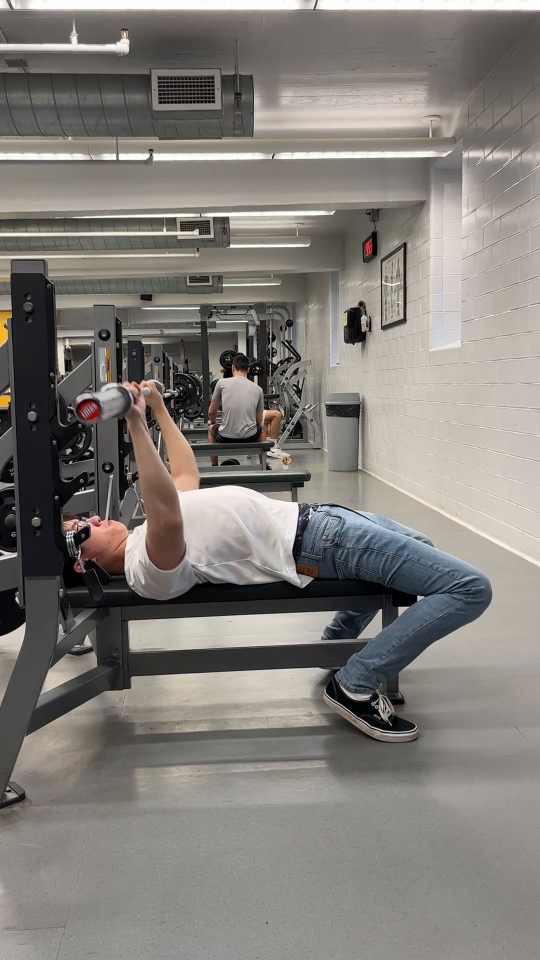
#> input picture frame 6 of ml/videos/billygoodred.mp4, 1080 x 1920 px (shown at 1/2 size)
$ python hsvoptimization.py
#> lines starting #> are read from the running program, lines starting #| are printed output that depends on the picture; after the words box and inside, x2 and y2 are one past the last pixel; in counts of white or black regions, pixels touching at a corner belong together
import cv2
import numpy as np

video = cv2.VideoCapture("videos/billygoodred.mp4")

while True:
    ret, frame = video.read()
#> frame is the input picture: shape (1920, 1080, 3); mean B, G, R 121.3, 126.2, 130.4

    if not ret:
        break

    hsv_image = cv2.cvtColor(frame, cv2.COLOR_BGR2HSV)
#> hsv_image: shape (1920, 1080, 3); mean H, S, V 29, 25.1, 131.4

    # Adjust these values based on your observations
    lower_red1 = np.array([0, 250, 50])
    upper_red1 = np.array([10, 255, 255])

    lower_red2 = np.array([170, 120, 50])
    upper_red2 = np.array([180, 255, 255])

    mask1 = cv2.inRange(hsv_image, lower_red1, upper_red1)
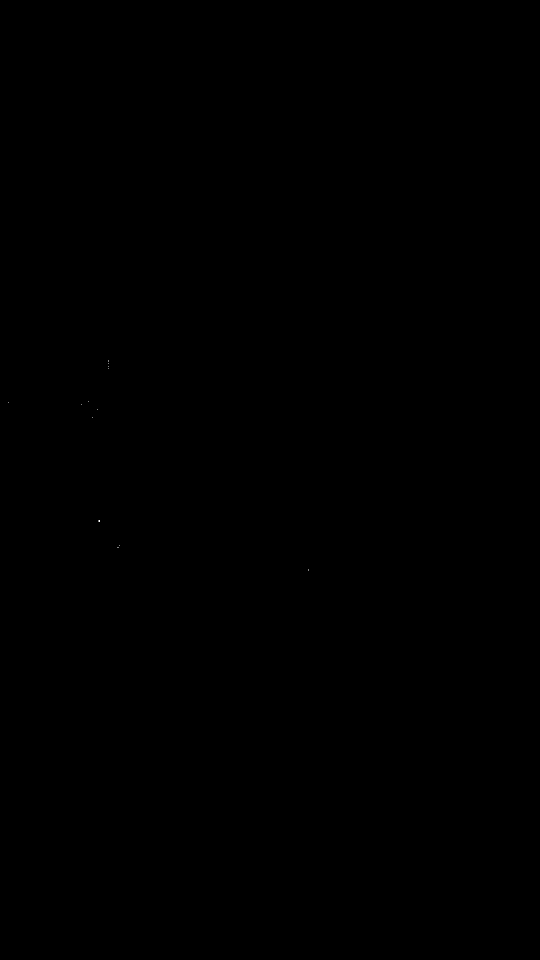
#> mask1: shape (1920, 1080) (shown at 1/2 size); 0% white in thin lines or dots, all inside (x1, y1, x2, y2) = (17, 720, 618, 1141)
    mask2 = cv2.inRange(hsv_image, lower_red2, upper_red2)
#> mask2: shape (1920, 1080); 0.06% white; 19 white regions (16 under 20 px), largest, box (x1, y1, x2, y2) and area: (156, 802, 202, 841) 822, (730, 478, 744, 514) 333, (148, 1126, 162, 1146) 103
    mask = cv2.bitwise_or(mask1, mask2)
#> mask: shape (1920, 1080); 0.06% white; 31 white regions (28 under 20 px), largest, box (x1, y1, x2, y2) and area: (156, 802, 202, 841) 825, (730, 478, 744, 514) 333, (148, 1126, 162, 1146) 103

    result = cv2.bitwise_and(frame, frame, mask=mask)

    cv2.imshow("Frame", frame)
    cv2.imshow("Mask", mask)
    cv2.imshow("Result", result)

    key = cv2.waitKey(1000) & 0xFF
#> (key q is pressed here)
    if key == ord("q"):
        break

video.release()
cv2.destroyAllWindows()
